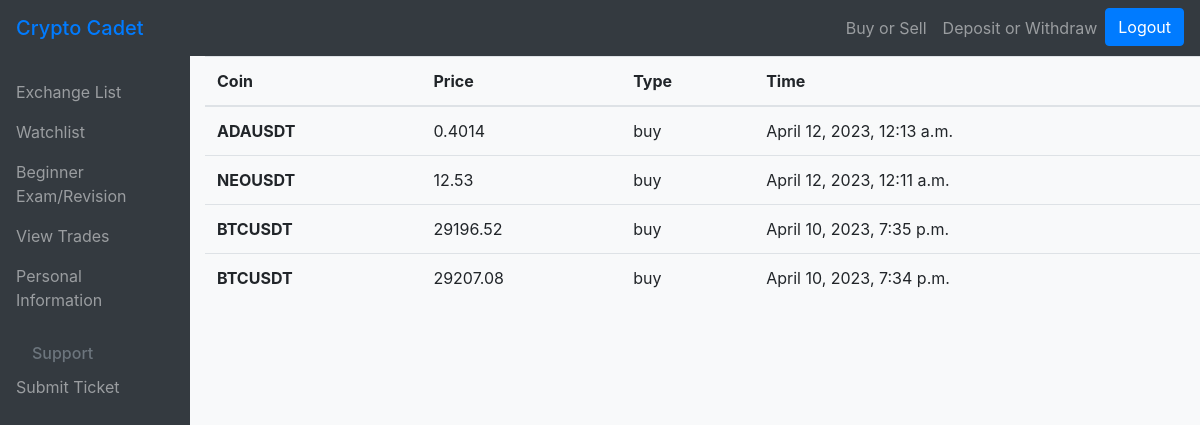
Page /previousTrades (signed in) on the earlier database version.
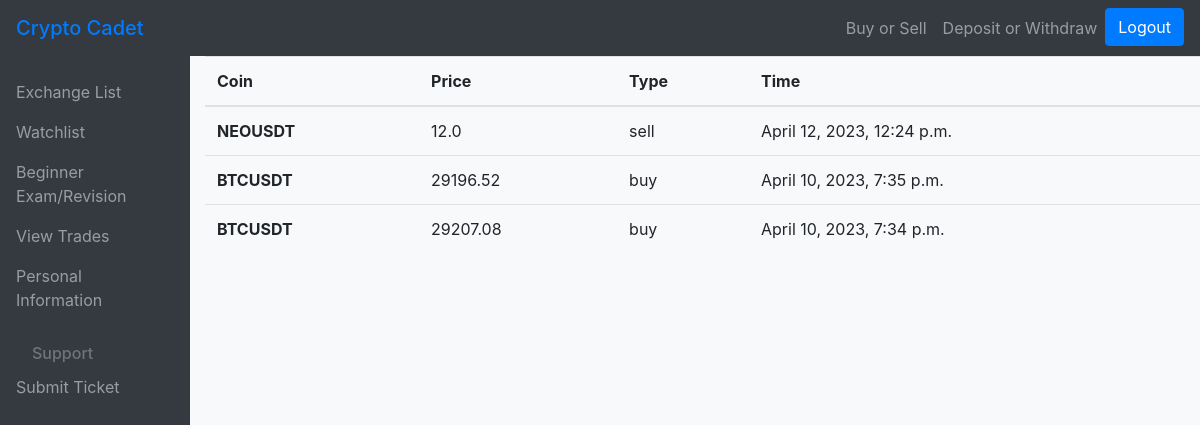
Same page on the later database version.
### main/models.py (models this page shows)
class Order(models.Model):
    user = models.ForeignKey(User, on_delete=models.CASCADE, default=None)
    coinName = models.CharField(max_length=10)
    price = models.FloatField(max_length=5 ,null=True)
    type = models.CharField(max_length=4, null=True)
    time = models.DateTimeField()

### main/views.py (the view)
# urls.py: path("previousTrades", views.previousTrades, name="previousTrades"),
def previousTrades(response):
    trades = Order.objects.filter(user=response.user)
    return render(response, "main/previousTrades.html", {"trades":reversed(trades)})

### main/templates/main/previousTrades.html
{% extends "main/base.html" %}
{% block content %}
<table class="table">
    <thead>
        <tr>
        <th scope="col">Coin</th>
        <th scope="col">Price</th>
        <th scope="col">Type</th>
        <th scope="col">Time</th>
        </tr>
    </thead>
    <tbody>
        {% for trade in trades %}
            <tr>
                <th>{{trade.coinName}}</th>
                <td>{{trade.price}}</td>
                <td>{{trade.type}}</td>
                <td>{{trade.time}}</td>
            </tr>
        {% endfor %}
    </tbody>
</table>
{% endblock %}

Differences in the rows shown:
removed Order: coinName "ADAUSDT", price "0.4014", type "buy", time "April 12, 2023, 12:13 a.m."
changed Order "NEOUSDT": price "12.53" → "12.0"; type "buy" → "sell"; time "April 12, 2023, 12:11 a.m." → "April 12, 2023, 12:24 p.m."
